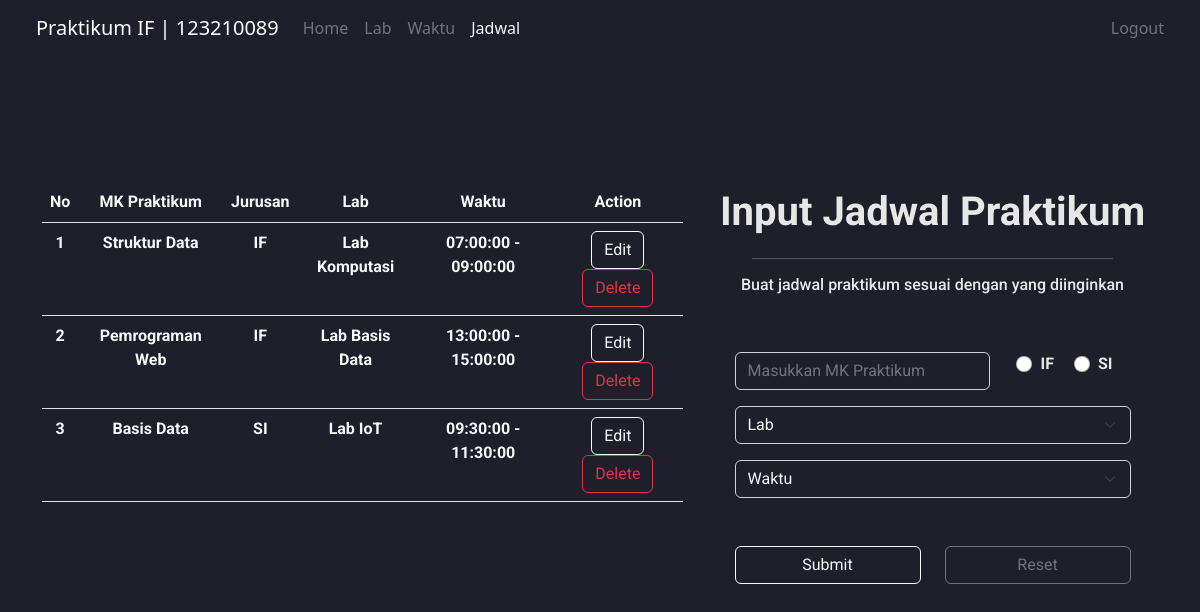
The app's page /pages/inputjadwal.php (signed in) with its own data.
### tables this page shows
CREATE TABLE `jadwal` (
  `id_jadwal` int(11) NOT NULL,
  `mk` varchar(50) NOT NULL,
  `jurusan` varchar(2) NOT NULL,
  `id_lab` int(11) NOT NULL,
  `id_waktu` int(11) NOT NULL
);

CREATE TABLE `lab` (
  `id_lab` int(11) NOT NULL,
  `lab` varchar(20) NOT NULL
);

CREATE TABLE `waktu` (
  `id_waktu` int(11) NOT NULL,
  `waktu_mulai` time NOT NULL,
  `waktu_selesai` time NOT NULL
);

### pages/inputjadwal.php (the view, shortened to what this page needs)
<!DOCTYPE html>
<html lang="en">
<head>
    <link href="https://cdn.jsdelivr.net/npm/bootstrap@5.2.2/dist/css/bootstrap.min.css" rel="stylesheet">
    <link rel="stylesheet" href="../style.css">
</head>
<body>
    <nav class="navbar navbar-expand-lg">
        <div class="container-fluid">
            <a class="navbar-brand text-white" href="dashboard.php">Praktikum IF | 123210089</a>
            <div class="collapse navbar-collapse" id="navbarText">
                <ul class="navbar-nav me-auto mb-2 mb-lg-0">
                    <li class="nav-item">
                        <a class="nav-link active text-secondary" aria-current="page" href="dashboard.php">Home</a>
                    </li>
                    <li class="nav-item">
                        <a class="nav-link text-secondary" href="inputlab.php">Lab</a>
                    </li>
                    <li class="nav-item">
                        <a class="nav-link text-secondary" href="inputwaktu.php">Waktu</a>
                    </li>
                    <li class="nav-item">
                        <a class="nav-link text-light" href="inputjadwal.php">Jadwal</a>
                    </li>
                </ul>
                <span class="navbar-text">
                    <a class="nav-link active text-secondary" aria-current="page" href="../logout.php">Logout</a>
                </span>
            </div>
        </div>
    </nav>
    <div class="main">
        <div class="mt-3 w-100 container">
            <div class="row">
                <div class="col-7">
                    <table class="table text-light fs-6 text-center">
                        <thead>
                            <tr>
                                <th scope="col">No</th>
                                <th scope="col">MK Praktikum</th>
                                <th scope="col">Jurusan</th>
                                <th scope="col">Lab</th>
                                <th scope="col">Waktu</th>
                                <th scope="col">Action</th>
                            </tr>
                        </thead>
                        <tbody>
                            <?php
                            include 'connecting.php';
                            $no = 1;
                            $mysql = "SELECT jadwal.id_jadwal, jadwal.mk, jadwal.jurusan, lab.lab, waktu.waktu_mulai, waktu.waktu_selesai
                            FROM jadwal
                            INNER JOIN lab ON jadwal.id_lab = lab.id_lab
                            INNER JOIN waktu ON jadwal.id_waktu = waktu.id_waktu";
                            $query = mysqli_query($connect, $mysql);
                            while ($data = mysqli_fetch_array($query)) {
                            ?>
                                <tr>
                                    <th scope="row"><?= $no ?></th>
                                    <td><?= $data['mk'] ?></td>
                                    <td><?= $data['jurusan'] ?></td>
                                    <td><?= $data['lab'] ?></td>
                                    <td><?= $data['waktu_mulai'] ?> - <?= $data['waktu_selesai'] ?></td>
                                    <td><a type="submit" href="editjadwal.php? id_jadwal= <?= $data['id_jadwal'] ?>" class="btn btn-outline-light">Edit</a>
                                        <a type="submit" href="hapus.php? id_jadwal= <?= $data['id_jadwal'] ?>" class="btn btn-outline-danger" value="submit">Delete</a>
                                    </td>
                                </tr>
                        </tbody>
                    <?php
                                $no++;
                            }
                    ?>
                    </table>
                </div>
                <div class="col-5">
                    <form method="POST" action="inputjadwal_proses.php">
                        <center>
                            <a>Input Jadwal Praktikum
                                <hr size="2px" width="80%" color="white" />
                            </a>
                            <h6>Buat jadwal praktikum sesuai dengan yang diinginkan</h6>
                            <div class="loginn">
                                <form>
                                    <div class="row mt-5">
                                        <div class="col-8">
                                            <input type="text" class="form-control bg-transparent text-white w-100 " placeholder="Masukkan MK Praktikum" name="inputmk">
                                        </div>
                                        <div class="col-4 fs-6">
                                            <div class="form-check form-check-inline">
                                                <input class="form-check-input" type="radio" name="inputjurusan" id="inlineRadio1" value="IF">
                                                <label class="form-check-label" for="inlineRadio1">IF</label>
                                            </div>
                                            <div class="form-check form-check-inline">
                                                <input class="form-check-input" type="radio" name="inputjurusan" id="inlineRadio2" value="SI">
                                                <label class="form-check-label" for="inlineRadio2">SI</label>
                                            </div>
                                        </div>
                                        <div class="mt-3">
                                            <select class="form-select dropdown-input text-light" aria-label="Default select example" name="inputlab">
                                            <option selected>Lab</option>
                                            </select>
                                        </div>
                                        <div class="mt-3">
                                            <select class="form-select dropdown-input text-light" aria-label="Default select example" name="inputwaktu">
                                                <option selected>Waktu</option>
                                            </select>
                                        </div>
                                        <div class="col">
                                            <a href="#"> <button class="btn btn-outline-light w-100 mt-5">Submit</button>
                                            </a>
                                        </div>
                                        <div class="col">
                                            <button type="reset" class="btn btn-outline-secondary w-100 mt-5" type="submit" value="submit">Reset</button>
                                        </div>
                                    </div>
                            </div>
                </div>
            </div>
        </div>
    </div>
</body>
</html>

### style.css (style rules this page uses)
body { background-color: rgba(16, 16, 29, 0.932); padding-left: 2%; padding-right: 2%; }
.main { justify-content: center; display: flex; font-size: 40px; font-family: 'roboto'; font-weight: bold; flex-direction: column; align-items: center; height: 80vh; color :rgb(231, 231, 231); }

### pages/inputjadwal.php (style rules this page uses)
.loginn { width: 400px; text-align: center; padding: 2px; box-sizing: border-box; border-radius: 15px; }
.dropdown-input { background-color: rgba(31, 31, 44, 255) }

### records on screen
jadwal: mk "Struktur Data", jurusan "IF", id_lab.lab "Lab Komputasi", id_waktu.waktu_mulai "07:00:00", id_waktu.waktu_selesai "09:00:00"
jadwal: mk "Pemrograman Web", jurusan "IF", id_lab.lab "Lab Basis Data", id_waktu.waktu_mulai "13:00:00", id_waktu.waktu_selesai "15:00:00"
jadwal: mk "Basis Data", jurusan "SI", id_lab.lab "Lab IoT", id_waktu.waktu_mulai "09:30:00", id_waktu.waktu_selesai "11:30:00"
